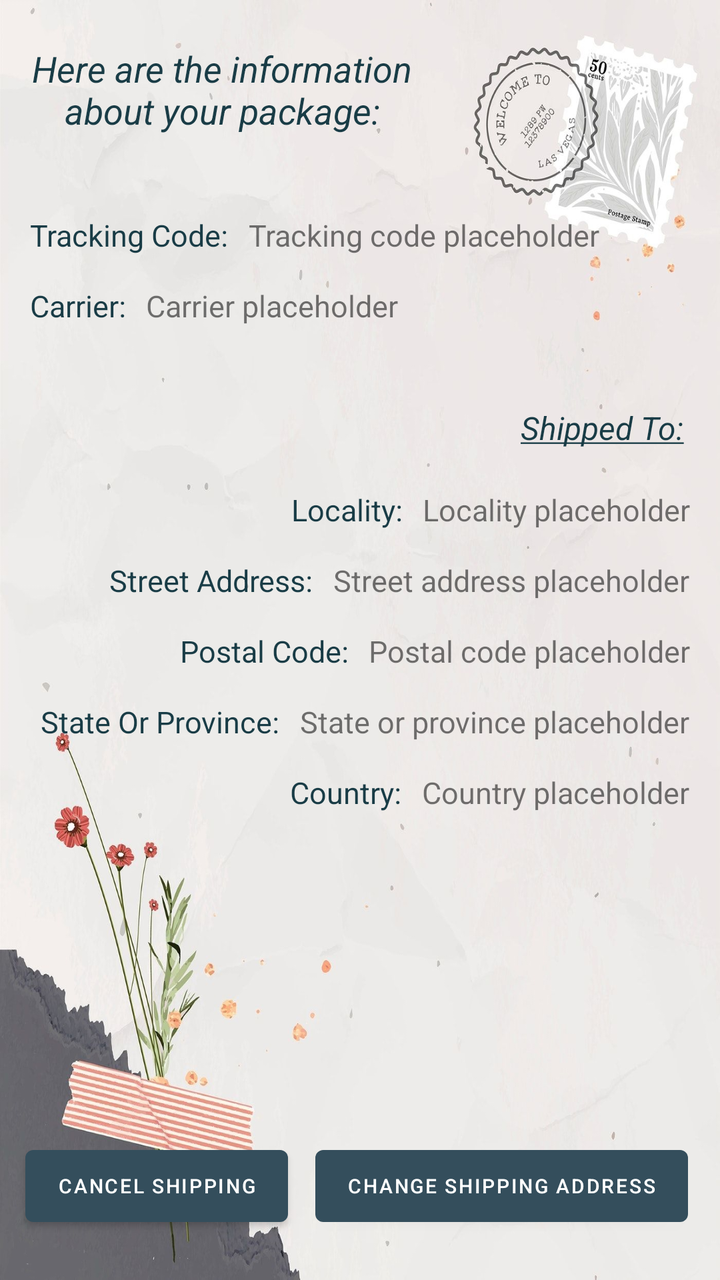
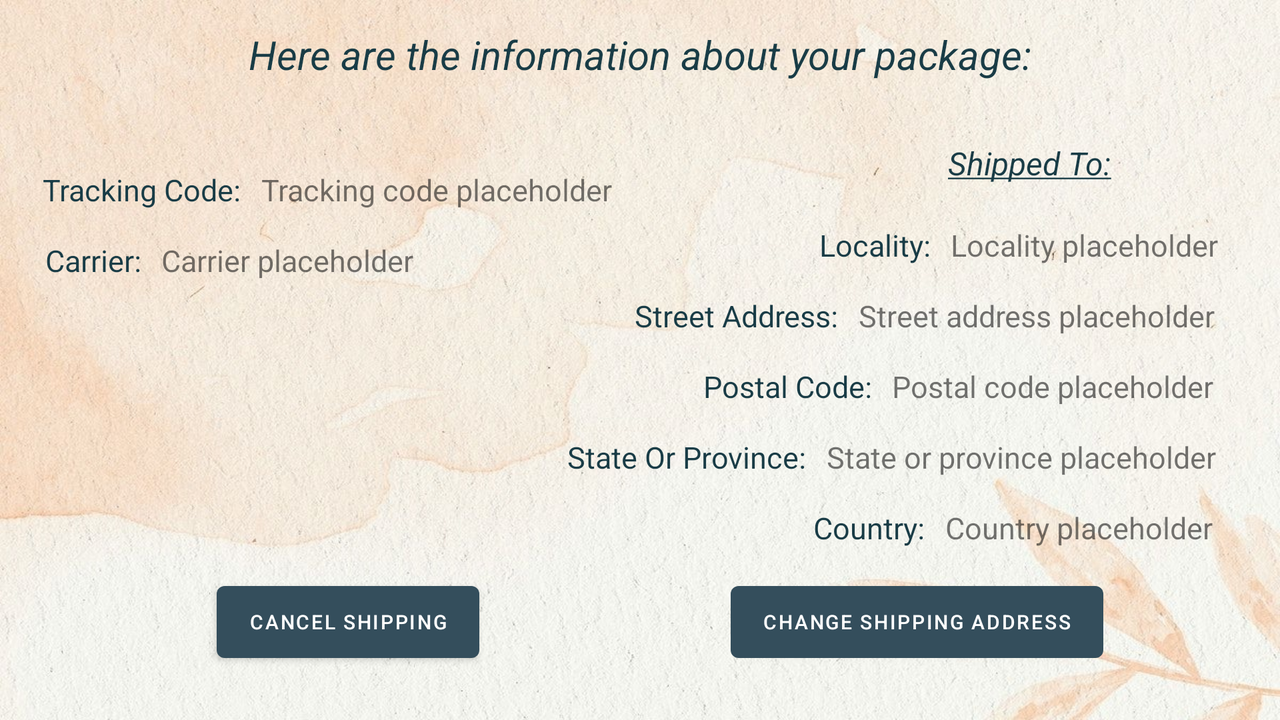

Compare how this app lays out the same screen by default and in its alternative resource folder. The renders come first, then the two layout files and the values they reference.
<!-- AndroidManifest.xml: application theme Theme.ShipmentTracking -->
<!-- res/layout/activity_tracking_info.xml -->
<?xml version="1.0" encoding="utf-8"?>
<androidx.constraintlayout.widget.ConstraintLayout
    xmlns:android="http://schemas.android.com/apk/res/android"
    xmlns:app="http://schemas.android.com/apk/res-auto"
    android:layout_width="match_parent"
    android:layout_height="match_parent"
    android:background="@drawable/flower_stamp_background">

    <TextView
        android:id="@+id/trackingInfoTextView"
        android:layout_width="wrap_content"
        android:layout_height="wrap_content"
        android:text="@string/info_package"
        android:textAlignment="center"
        android:textColor="@color/my_blue"
        android:textSize="18sp"
        android:textStyle="italic"
        app:layout_constraintBottom_toBottomOf="parent"
        app:layout_constraintEnd_toEndOf="parent"
        app:layout_constraintHorizontal_bias="0.095"
        app:layout_constraintStart_toStartOf="parent"
        app:layout_constraintTop_toTopOf="parent"
        app:layout_constraintVertical_bias="0.037" />

    <LinearLayout
        android:id="@+id/trackingCodeLinear"
        android:layout_width="match_parent"
        android:layout_height="wrap_content"
        android:layout_below="@id/trackingInfoTextView"
        android:layout_marginStart="15dp"
        app:layout_constraintTop_toBottomOf="@+id/trackingInfoTextView">

        <TextView
            android:id="@+id/trackingCodeTextView"
            android:layout_width="wrap_content"
            android:layout_height="wrap_content"
            android:text="@string/tracking_code"
            android:textSize="15sp"
            android:textColor="@color/my_blue"
            android:layout_marginTop="40dp"
            android:layout_marginEnd="10dp" />

        <TextView
            android:id="@+id/actualTrackingCodeTextView"
            android:layout_width="wrap_content"
            android:layout_height="wrap_content"
            android:text="@string/tracking_code_placeholder"
            android:textSize="15sp"
            android:layout_marginTop="40dp" />
    </LinearLayout>

    <LinearLayout
        android:id="@+id/carrierLinear"
        android:layout_width="match_parent"
        android:layout_height="wrap_content"
        android:layout_below="@id/trackingInfoTextView"
        android:layout_marginStart="15dp"
        app:layout_constraintTop_toBottomOf="@+id/trackingCodeLinear">

        <TextView
            android:id="@+id/carrierTextView"
            android:layout_width="wrap_content"
            android:layout_height="wrap_content"
            android:text="@string/carrier"
            android:textSize="15sp"
            android:textColor="@color/my_blue"
            android:layout_marginTop="15dp"
            android:layout_marginBottom="10dp"
            android:layout_marginEnd="10dp" />

        <TextView
            android:id="@+id/actualCarrierTextView"
            android:layout_width="wrap_content"
            android:layout_height="wrap_content"
            android:text="@string/carrier_placeholder"
            android:textSize="15sp"
            android:layout_marginBottom="10dp"
            android:layout_marginTop="15dp" />
    </LinearLayout>

    <TextView
        android:id="@+id/toAddressTextView"
        android:layout_width="wrap_content"
        android:layout_height="wrap_content"
        android:layout_marginTop="30dp"
        android:text="@string/address_to"
        android:textAlignment="center"
        android:textColor="@color/my_blue"
        android:textSize="16sp"
        android:textStyle="italic"
        app:layout_constraintBottom_toTopOf="@+id/localityLinear"
        app:layout_constraintEnd_toEndOf="parent"
        app:layout_constraintHorizontal_bias="0.935"
        app:layout_constraintStart_toStartOf="parent"
        app:layout_constraintTop_toBottomOf="@+id/carrierLinear" />

    <LinearLayout
        android:id="@+id/localityLinear"
        android:layout_width="match_parent"
        android:layout_height="wrap_content"
        android:layout_below="@id/trackingInfoTextView"
        android:layout_marginEnd="15dp"
        android:gravity="end"
        app:layout_constraintTop_toBottomOf="@+id/toAddressTextView">

        <TextView
            android:id="@+id/localityTextView"
            android:layout_width="wrap_content"
            android:layout_height="wrap_content"
            android:text="@string/locality"
            android:textSize="15sp"
            android:textColor="@color/my_blue"
            android:layout_marginTop="20dp"
            android:layout_marginEnd="10dp" />

        <TextView
            android:id="@+id/actualLocalityTextView"
            android:layout_width="wrap_content"
            android:layout_height="wrap_content"
            android:text="@string/locality_placeholder"
            android:textSize="15sp"
            android:layout_marginTop="20dp" />
    </LinearLayout>

    <LinearLayout
        android:id="@+id/streetAddressLinear"
        android:layout_width="match_parent"
        android:layout_height="wrap_content"
        android:layout_below="@id/trackingInfoTextView"
        android:layout_marginEnd="15dp"
        android:gravity="end"
        app:layout_constraintTop_toBottomOf="@+id/localityLinear">

        <TextView
            android:id="@+id/streetAddressTextView"
            android:layout_width="wrap_content"
            android:layout_height="wrap_content"
            android:text="@string/street_address"
            android:textSize="15sp"
            android:textColor="@color/my_blue"
            android:layout_marginTop="15dp"
            android:layout_marginEnd="10dp" />

        <TextView
            android:id="@+id/actualStreetAddressTextView"
            android:layout_width="wrap_content"
            android:layout_height="wrap_content"
            android:text="@string/street_address_placeholder"
            android:textSize="15sp"
            android:layout_marginTop="15dp" />
    </LinearLayout>

    <LinearLayout
        android:id="@+id/postalCodeLinear"
        android:layout_width="match_parent"
        android:layout_height="wrap_content"
        android:layout_below="@id/trackingInfoTextView"
        android:layout_marginEnd="15dp"
        android:gravity="end"
        app:layout_constraintTop_toBottomOf="@+id/streetAddressLinear">

        <TextView
            android:id="@+id/postalCodeTextView"
            android:layout_width="wrap_content"
            android:layout_height="wrap_content"
            android:text="@string/postal_code"
            android:textSize="15sp"
            android:textColor="@color/my_blue"
            android:layout_marginTop="15dp"
            android:layout_marginEnd="10dp" />

        <TextView
            android:id="@+id/actualPostalCodeTextView"
            android:layout_width="wrap_content"
            android:layout_height="wrap_content"
            android:text="@string/postal_code_placeholder"
            android:textSize="15sp"
            android:layout_marginTop="15dp" />
    </LinearLayout>

    <LinearLayout
        android:id="@+id/stateOrProvinceLinear"
        android:layout_width="match_parent"
        android:layout_height="wrap_content"
        android:layout_below="@id/trackingInfoTextView"
        android:layout_marginEnd="15dp"
        android:gravity="end"
        app:layout_constraintTop_toBottomOf="@+id/postalCodeLinear">

        <TextView
            android:id="@+id/stateOrProvinceTextView"
            android:layout_width="wrap_content"
            android:layout_height="wrap_content"
            android:text="@string/state_or_province"
            android:textSize="15sp"
            android:textColor="@color/my_blue"
            android:layout_marginTop="15dp"
            android:layout_marginEnd="10dp" />

        <TextView
            android:id="@+id/actualStateOrProvinceTextView"
            android:layout_width="wrap_content"
            android:layout_height="wrap_content"
            android:text="@string/state_or_province_placeholder"
            android:textSize="15sp"
            android:layout_marginTop="15dp" />
    </LinearLayout>

    <LinearLayout
        android:id="@+id/countryLinear"
        android:layout_width="match_parent"
        android:layout_height="wrap_content"
        android:layout_below="@id/trackingInfoTextView"
        android:layout_marginEnd="15dp"
        android:gravity="end"
        app:layout_constraintTop_toBottomOf="@+id/stateOrProvinceLinear">

        <TextView
            android:id="@+id/countryTextView"
            android:layout_width="wrap_content"
            android:layout_height="wrap_content"
            android:text="@string/country"
            android:textSize="15sp"
            android:textColor="@color/my_blue"
            android:layout_marginTop="15dp"
            android:layout_marginEnd="10dp" />

        <TextView
            android:id="@+id/actualCountryTextView"
            android:layout_width="wrap_content"
            android:layout_height="wrap_content"
            android:text="@string/country_placeholder"
            android:textSize="15sp"
            android:layout_marginTop="15dp" />
    </LinearLayout>

    <Button
        android:id="@+id/changeAddressButton"
        android:layout_width="wrap_content"
        android:layout_height="wrap_content"
        android:text="@string/change_shipping_address_button"
        android:textSize="10sp"
        app:layout_constraintBottom_toBottomOf="parent"
        app:layout_constraintEnd_toEndOf="parent"
        app:layout_constraintHorizontal_bias="0.908"
        app:layout_constraintStart_toStartOf="parent"
        app:layout_constraintTop_toBottomOf="@+id/countryLinear"
        app:layout_constraintVertical_bias="0.876"
        android:onClick="changeAddress"/>

    <Button
        android:id="@+id/cancelShippingButton"
        android:layout_width="wrap_content"
        android:layout_height="wrap_content"
        android:onClick="cancelShipping"
        android:text="@string/cancel_shipping"
        android:textSize="10sp"
        app:layout_constraintBottom_toBottomOf="parent"
        app:layout_constraintEnd_toEndOf="parent"
        app:layout_constraintHorizontal_bias="0.056"
        app:layout_constraintStart_toStartOf="parent"
        app:layout_constraintTop_toBottomOf="@+id/countryLinear"
        app:layout_constraintVertical_bias="0.876" />

</androidx.constraintlayout.widget.ConstraintLayout>
<!-- resources referenced by this layout -->
<resources>
  <color name="my_blue">#193C46</color>
  <!-- drawable flower_stamp_background: jpg bitmap (drawable, 214769 bytes) -->
  <string name="address_to"><u>Shipped To:</u></string>
  <string name="cancel_shipping">Cancel Shipping</string>
  <string name="carrier">Carrier:</string>
  <string name="carrier_placeholder">Carrier placeholder</string>
  <string name="change_shipping_address_button">Change shipping address</string>
  <string name="country">Country:</string>
  <string name="country_placeholder">Country placeholder</string>
  <string name="info_package">Here are the information\nabout your package:</string>
  <string name="locality">Locality:</string>
  <string name="locality_placeholder">Locality placeholder</string>
  <string name="postal_code">Postal Code:</string>
  <string name="postal_code_placeholder">Postal code placeholder</string>
  <string name="state_or_province">State Or Province:</string>
  <string name="state_or_province_placeholder">State or province placeholder</string>
  <string name="street_address">Street Address:</string>
  <string name="street_address_placeholder">Street address placeholder</string>
  <string name="tracking_code">Tracking Code:</string>
  <string name="tracking_code_placeholder">Tracking code placeholder</string>
  <style name="Theme.ShipmentTracking" parent="Theme.MaterialComponents.Light.DarkActionBar">
          
          <item name="colorPrimary">@color/my_middle_blue</item>
          <item name="colorPrimaryVariant">@color/teal_700</item>
          <item name="colorOnPrimary">@color/white</item>
          
          <item name="colorSecondary">@color/teal_700</item>
          <item name="colorSecondaryVariant">@color/teal_200</item>
          <item name="colorOnSecondary">@color/black</item>
          
          <item name="android:statusBarColor" tools:targetApi="l">?attr/colorPrimaryVariant</item>
          
      </style>
  <color name="my_middle_blue">#344E5C</color>
  <color name="teal_700">#FF018786</color>
  <color name="white">#FFFFFFFF</color>
  <color name="teal_200">#FF03DAC5</color>
  <color name="black">#FF000000</color>
</resources>
<!-- res/layout-land/activity_tracking_info.xml (the repository's variant of the layout above) -->
<!-- drawn on the phone turned sideways -->
<?xml version="1.0" encoding="utf-8"?>
<androidx.constraintlayout.widget.ConstraintLayout
    xmlns:android="http://schemas.android.com/apk/res/android"
    xmlns:app="http://schemas.android.com/apk/res-auto"
    android:layout_width="match_parent"
    android:layout_height="match_parent"
    android:background="@drawable/watercolor_background2_land">

    <TextView
        android:id="@+id/trackingInfoTextView"
        android:layout_width="wrap_content"
        android:layout_height="wrap_content"
        android:text="@string/info_package2"
        android:textAlignment="center"
        android:textColor="@color/my_blue"
        android:textSize="20sp"
        android:textStyle="italic"
        app:layout_constraintBottom_toBottomOf="parent"
        app:layout_constraintEnd_toEndOf="parent"
        app:layout_constraintStart_toStartOf="parent"
        app:layout_constraintTop_toTopOf="parent"
        app:layout_constraintVertical_bias="0.041" />

    <LinearLayout
        android:id="@+id/trackingCodeLinear"
        android:layout_width="wrap_content"
        android:layout_height="wrap_content"
        android:layout_below="@id/trackingInfoTextView"
        android:layout_marginTop="4dp"
        app:layout_constraintEnd_toEndOf="parent"
        app:layout_constraintHorizontal_bias="0.06"
        app:layout_constraintStart_toStartOf="parent"
        app:layout_constraintTop_toBottomOf="@+id/trackingInfoTextView">

        <TextView
            android:id="@+id/trackingCodeTextView"
            android:layout_width="wrap_content"
            android:layout_height="wrap_content"
            android:layout_marginTop="40dp"
            android:layout_marginEnd="10dp"
            android:text="@string/tracking_code"
            android:textColor="@color/my_blue"
            android:textSize="15sp" />

        <TextView
            android:id="@+id/actualTrackingCodeTextView"
            android:layout_width="wrap_content"
            android:layout_height="wrap_content"
            android:layout_marginTop="40dp"
            android:text="@string/tracking_code_placeholder"
            android:textSize="15sp" />
    </LinearLayout>

    <LinearLayout
        android:id="@+id/carrierLinear"
        android:layout_width="wrap_content"
        android:layout_height="wrap_content"
        android:layout_below="@id/trackingInfoTextView"
        app:layout_constraintEnd_toEndOf="parent"
        app:layout_constraintStart_toStartOf="parent"
        app:layout_constraintHorizontal_bias="0.05"
        app:layout_constraintTop_toBottomOf="@+id/trackingCodeLinear">

        <TextView
            android:id="@+id/carrierTextView"
            android:layout_width="wrap_content"
            android:layout_height="wrap_content"
            android:layout_marginTop="15dp"
            android:layout_marginEnd="10dp"
            android:layout_marginBottom="10dp"
            android:text="@string/carrier"
            android:textColor="@color/my_blue"
            android:textSize="15sp" />

        <TextView
            android:id="@+id/actualCarrierTextView"
            android:layout_width="wrap_content"
            android:layout_height="wrap_content"
            android:layout_marginTop="15dp"
            android:layout_marginBottom="10dp"
            android:text="@string/carrier_placeholder"
            android:textSize="15sp" />
    </LinearLayout>

    <TextView
        android:id="@+id/toAddressTextView"
        android:layout_width="wrap_content"
        android:layout_height="wrap_content"
        android:layout_marginTop="30dp"
        android:text="@string/address_to"
        android:textAlignment="center"
        android:textColor="@color/my_blue"
        android:textSize="16sp"
        android:textStyle="italic"
        app:layout_constraintBottom_toTopOf="@+id/localityLinear"
        app:layout_constraintEnd_toEndOf="parent"
        app:layout_constraintHorizontal_bias="0.849"
        app:layout_constraintStart_toStartOf="parent"
        app:layout_constraintTop_toBottomOf="@+id/trackingInfoTextView" />

    <LinearLayout
        android:id="@+id/localityLinear"
        android:layout_width="wrap_content"
        android:layout_height="wrap_content"
        android:layout_below="@id/trackingInfoTextView"
        android:gravity="end"
        app:layout_constraintEnd_toEndOf="parent"
        app:layout_constraintHorizontal_bias="0.93"
        app:layout_constraintStart_toStartOf="parent"
        app:layout_constraintTop_toBottomOf="@+id/toAddressTextView">

        <TextView
            android:id="@+id/localityTextView"
            android:layout_width="wrap_content"
            android:layout_height="wrap_content"
            android:layout_marginTop="20dp"
            android:layout_marginEnd="10dp"
            android:text="@string/locality"
            android:textColor="@color/my_blue"
            android:textSize="15sp" />

        <TextView
            android:id="@+id/actualLocalityTextView"
            android:layout_width="wrap_content"
            android:layout_height="wrap_content"
            android:layout_marginTop="20dp"
            android:text="@string/locality_placeholder"
            android:textSize="15sp" />
    </LinearLayout>

    <LinearLayout
        android:id="@+id/streetAddressLinear"
        android:layout_width="wrap_content"
        android:layout_height="wrap_content"
        android:layout_below="@id/trackingInfoTextView"
        android:layout_marginEnd="15dp"
        android:gravity="end"
        app:layout_constraintEnd_toEndOf="parent"
        app:layout_constraintHorizontal_bias="0.948"
        app:layout_constraintStart_toStartOf="parent"
        app:layout_constraintTop_toBottomOf="@+id/localityLinear">

        <TextView
            android:id="@+id/streetAddressTextView"
            android:layout_width="wrap_content"
            android:layout_height="wrap_content"
            android:layout_marginTop="15dp"
            android:layout_marginEnd="10dp"
            android:text="@string/street_address"
            android:textColor="@color/my_blue"
            android:textSize="15sp" />

        <TextView
            android:id="@+id/actualStreetAddressTextView"
            android:layout_width="wrap_content"
            android:layout_height="wrap_content"
            android:layout_marginTop="15dp"
            android:text="@string/street_address_placeholder"
            android:textSize="15sp" />
    </LinearLayout>

    <LinearLayout
        android:id="@+id/postalCodeLinear"
        android:layout_width="wrap_content"
        android:layout_height="wrap_content"
        android:layout_below="@id/trackingInfoTextView"
        android:layout_marginEnd="15dp"
        android:gravity="end"
        app:layout_constraintEnd_toEndOf="parent"
        app:layout_constraintHorizontal_bias="0.95"
        app:layout_constraintStart_toStartOf="parent"
        app:layout_constraintTop_toBottomOf="@+id/streetAddressLinear">

        <TextView
            android:id="@+id/postalCodeTextView"
            android:layout_width="wrap_content"
            android:layout_height="wrap_content"
            android:layout_marginTop="15dp"
            android:layout_marginEnd="10dp"
            android:text="@string/postal_code"
            android:textColor="@color/my_blue"
            android:textSize="15sp" />

        <TextView
            android:id="@+id/actualPostalCodeTextView"
            android:layout_width="wrap_content"
            android:layout_height="wrap_content"
            android:layout_marginTop="15dp"
            android:text="@string/postal_code_placeholder"
            android:textSize="15sp" />
    </LinearLayout>

    <LinearLayout
        android:id="@+id/stateOrProvinceLinear"
        android:layout_width="wrap_content"
        android:layout_height="wrap_content"
        android:layout_below="@id/trackingInfoTextView"
        android:layout_marginEnd="15dp"
        android:gravity="end"
        app:layout_constraintEnd_toEndOf="parent"
        app:layout_constraintHorizontal_bias="0.944"
        app:layout_constraintStart_toStartOf="parent"
        app:layout_constraintTop_toBottomOf="@+id/postalCodeLinear">

        <TextView
            android:id="@+id/stateOrProvinceTextView"
            android:layout_width="wrap_content"
            android:layout_height="wrap_content"
            android:layout_marginTop="15dp"
            android:layout_marginEnd="10dp"
            android:text="@string/state_or_province"
            android:textColor="@color/my_blue"
            android:textSize="15sp" />

        <TextView
            android:id="@+id/actualStateOrProvinceTextView"
            android:layout_width="wrap_content"
            android:layout_height="wrap_content"
            android:layout_marginTop="15dp"
            android:text="@string/state_or_province_placeholder"
            android:textSize="15sp" />
    </LinearLayout>

    <LinearLayout
        android:id="@+id/countryLinear"
        android:layout_width="wrap_content"
        android:layout_height="wrap_content"
        android:layout_below="@id/trackingInfoTextView"
        android:layout_marginEnd="15dp"
        android:gravity="end"
        app:layout_constraintEnd_toEndOf="parent"
        app:layout_constraintHorizontal_bias="0.957"
        app:layout_constraintStart_toStartOf="parent"
        app:layout_constraintTop_toBottomOf="@+id/stateOrProvinceLinear">

        <TextView
            android:id="@+id/countryTextView"
            android:layout_width="wrap_content"
            android:layout_height="wrap_content"
            android:layout_marginTop="15dp"
            android:layout_marginEnd="10dp"
            android:text="@string/country"
            android:textColor="@color/my_blue"
            android:textSize="15sp" />

        <TextView
            android:id="@+id/actualCountryTextView"
            android:layout_width="wrap_content"
            android:layout_height="wrap_content"
            android:layout_marginTop="15dp"
            android:text="@string/country_placeholder"
            android:textSize="15sp" />
    </LinearLayout>

    <Button
        android:id="@+id/changeAddressButton"
        android:layout_width="wrap_content"
        android:layout_height="wrap_content"
        android:onClick="changeAddress"
        android:text="@string/change_shipping_address_button"
        android:textSize="10sp"
        app:layout_constraintBottom_toBottomOf="parent"
        app:layout_constraintEnd_toEndOf="parent"
        app:layout_constraintHorizontal_bias="0.805"
        app:layout_constraintStart_toStartOf="parent"
        app:layout_constraintTop_toBottomOf="@+id/countryLinear"
        app:layout_constraintVertical_bias="0.342" />

    <Button
        android:id="@+id/cancelShippingButton"
        android:layout_width="wrap_content"
        android:layout_height="wrap_content"
        android:onClick="cancelShipping"
        android:text="@string/cancel_shipping"
        android:textSize="10sp"
        app:layout_constraintBottom_toBottomOf="parent"
        app:layout_constraintEnd_toEndOf="parent"
        app:layout_constraintHorizontal_bias="0.213"
        app:layout_constraintStart_toStartOf="parent"
        app:layout_constraintTop_toBottomOf="@+id/countryLinear"
        app:layout_constraintVertical_bias="0.342" />

</androidx.constraintlayout.widget.ConstraintLayout>
<!-- resources referenced by the variant -->
<!-- as the phone turned sideways resolves them -->
<resources>
  <color name="my_blue">#193C46</color>
  <!-- drawable watercolor_background2_land: jpg bitmap (drawable, 275473 bytes) -->
  <string name="address_to"><u>Shipped To:</u></string>
  <string name="cancel_shipping">Cancel Shipping</string>
  <string name="carrier">Carrier:</string>
  <string name="carrier_placeholder">Carrier placeholder</string>
  <string name="change_shipping_address_button">Change shipping address</string>
  <string name="country">Country:</string>
  <string name="country_placeholder">Country placeholder</string>
  <string name="info_package2">Here are the information about your package:</string>
  <string name="locality">Locality:</string>
  <string name="locality_placeholder">Locality placeholder</string>
  <string name="postal_code">Postal Code:</string>
  <string name="postal_code_placeholder">Postal code placeholder</string>
  <string name="state_or_province">State Or Province:</string>
  <string name="state_or_province_placeholder">State or province placeholder</string>
  <string name="street_address">Street Address:</string>
  <string name="street_address_placeholder">Street address placeholder</string>
  <string name="tracking_code">Tracking Code:</string>
  <string name="tracking_code_placeholder">Tracking code placeholder</string>
  <!-- from res/values-land/ -->
  <style name="Theme.ShipmentTracking" parent="Theme.MaterialComponents.Light.NoActionBar">
          
          <item name="colorPrimary">@color/my_middle_blue</item>
          <item name="colorPrimaryVariant">@color/teal_700</item>
          <item name="colorOnPrimary">@color/white</item>
          
          <item name="colorSecondary">@color/teal_700</item>
          <item name="colorSecondaryVariant">@color/teal_200</item>
          <item name="colorOnSecondary">@color/black</item>
          
          <item name="android:statusBarColor" tools:targetApi="l">?attr/colorPrimaryVariant</item>
          
      </style>
  <color name="my_middle_blue">#344E5C</color>
  <color name="teal_700">#FF018786</color>
  <color name="white">#FFFFFFFF</color>
  <color name="teal_200">#FF03DAC5</color>
  <color name="black">#FF000000</color>
</resources>
